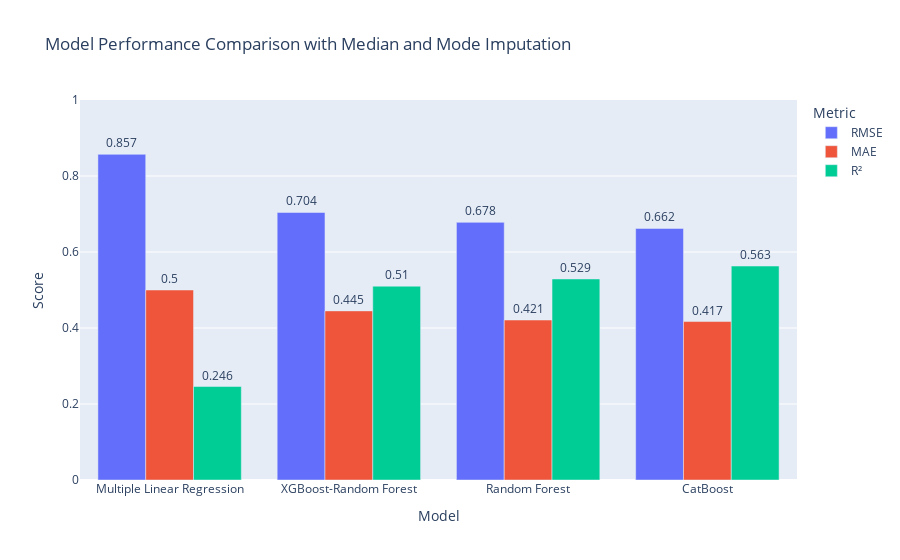

The notebook cell this image was saved under:
### Code cell
metrics_df = results_df.melt(id_vars='Model', value_vars=['RMSE', 'MAE', 'R²'],
                             var_name='Metric', value_name='Score')

fig = px.bar(metrics_df, x='Model', y='Score', color='Metric', barmode='group',
             title='Model Performance Comparison with Median and Mode Imputation',
             text='Score')
fig.update_traces(textposition='outside')
fig.update_yaxes(range=[0,1])
# fig.update_layout(width=800, height=500)
fig.show()

### Figure 1 — Plotly figure (JSON) as saved in the notebook; plotly's stock layout.template omitted (floating-point values rounded to 4 significant figures)
{"data": [{"alignmentgroup": "True", "hovertemplate": "Metric=RMSE<br>Model=%{x}<br>Score=%{text}<extra></extra>", "legendgroup": "RMSE", "marker": {"color": "#636efa", "pattern": {"shape": ""}}, "name": "RMSE", "offsetgroup": "RMSE", "orientation": "v", "showlegend": true, "text": [0.857, 0.704, 0.678, 0.662], "textposition": "outside", "type": "bar", "x": ["Multiple Linear Regression", "XGBoost-Random Forest", "Random Forest", "CatBoost"], "xaxis": "x", "y": [0.857, 0.704, 0.678, 0.662], "yaxis": "y"}, {"alignmentgroup": "True", "hovertemplate": "Metric=MAE<br>Model=%{x}<br>Score=%{text}<extra></extra>", "legendgroup": "MAE", "marker": {"color": "#EF553B", "pattern": {"shape": ""}}, "name": "MAE", "offsetgroup": "MAE", "orientation": "v", "showlegend": true, "text": [0.5, 0.445, 0.421, 0.417], "textposition": "outside", "type": "bar", "x": ["Multiple Linear Regression", "XGBoost-Random Forest", "Random Forest", "CatBoost"], "xaxis": "x", "y": [0.5, 0.445, 0.421, 0.417], "yaxis": "y"}, {"alignmentgroup": "True", "hovertemplate": "Metric=R²<br>Model=%{x}<br>Score=%{text}<extra></extra>", "legendgroup": "R²", "marker": {"color": "#00cc96", "pattern": {"shape": ""}}, "name": "R²", "offsetgroup": "R²", "orientation": "v", "showlegend": true, "text": [0.246, 0.51, 0.529, 0.563], "textposition": "outside", "type": "bar", "x": ["Multiple Linear Regression", "XGBoost-Random Forest", "Random Forest", "CatBoost"], "xaxis": "x", "y": [0.246, 0.51, 0.529, 0.563], "yaxis": "y"}], "layout": {"barmode": "group", "legend": {"title": {"text": "Metric"}, "tracegroupgap": 0}, "title": {"text": "Model Performance Comparison with Median and Mode Imputation"}, "xaxis": {"anchor": "y", "domain": [0, 1], "title": {"text": "Model"}}, "yaxis": {"anchor": "x", "domain": [0, 1], "range": [0, 1], "title": {"text": "Score"}}}}
